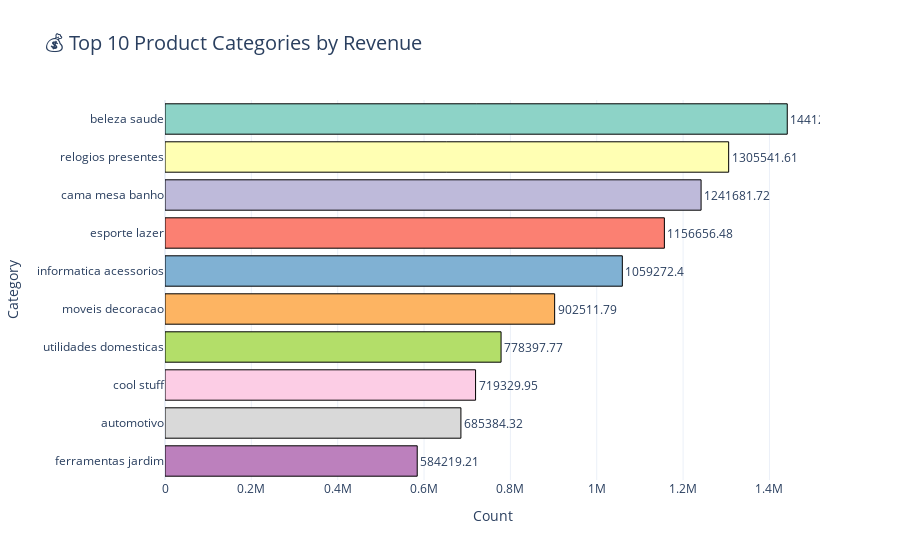

Here is the notebook cell this chart was saved with:
### Code cell
fig_product_category = px.bar(
    top_categories, 
    x="Total price", 
    y="Product category", 
    title="💰 Top 10 Product Categories by Revenue", 
    labels={"Total price": "Revenue", "Product category": "Category"},
    orientation="h",
    text="Total price",
    color="Product category",
    color_discrete_sequence=px.colors.qualitative.Set3,
)

fig_product_category.update_layout(
    title_font_size=20,
    xaxis_title="Count",
    yaxis_title="Category",
    template="plotly_white",
    plot_bgcolor="rgba(0,0,0,0)",
    xaxis_tickangle=0,
    showlegend=False
)

fig_product_category.update_traces(
    textposition="outside",
    marker=dict(line=dict(width=1, color="black"))
)

fig_product_category

### Figure 1 — Plotly figure (JSON) as saved in the notebook; plotly's stock layout.template omitted (floating-point values rounded to 4 significant figures)
{"data": [{"alignmentgroup": "True", "hovertemplate": "Category=%{y}<br>Revenue=%{text}<extra></extra>", "legendgroup": "beleza saude", "marker": {"color": "rgb(141,211,199)", "line": {"color": "black", "width": 1}, "pattern": {"shape": ""}}, "name": "beleza saude", "offsetgroup": "beleza saude", "orientation": "h", "showlegend": true, "text": [1441000.0], "textposition": "outside", "type": "bar", "x": [1441000.0], "xaxis": "x", "y": ["beleza saude"], "yaxis": "y"}, {"alignmentgroup": "True", "hovertemplate": "Category=%{y}<br>Revenue=%{text}<extra></extra>", "legendgroup": "relogios presentes", "marker": {"color": "rgb(255,255,179)", "line": {"color": "black", "width": 1}, "pattern": {"shape": ""}}, "name": "relogios presentes", "offsetgroup": "relogios presentes", "orientation": "h", "showlegend": true, "text": [1306000.0], "textposition": "outside", "type": "bar", "x": [1306000.0], "xaxis": "x", "y": ["relogios presentes"], "yaxis": "y"}, {"alignmentgroup": "True", "hovertemplate": "Category=%{y}<br>Revenue=%{text}<extra></extra>", "legendgroup": "cama mesa banho", "marker": {"color": "rgb(190,186,218)", "line": {"color": "black", "width": 1}, "pattern": {"shape": ""}}, "name": "cama mesa banho", "offsetgroup": "cama mesa banho", "orientation": "h", "showlegend": true, "text": [1242000.0], "textposition": "outside", "type": "bar", "x": [1242000.0], "xaxis": "x", "y": ["cama mesa banho"], "yaxis": "y"}, {"alignmentgroup": "True", "hovertemplate": "Category=%{y}<br>Revenue=%{text}<extra></extra>", "legendgroup": "esporte lazer", "marker": {"color": "rgb(251,128,114)", "line": {"color": "black", "width": 1}, "pattern": {"shape": ""}}, "name": "esporte lazer", "offsetgroup": "esporte lazer", "orientation": "h", "showlegend": true, "text": [1157000.0], "textposition": "outside", "type": "bar", "x": [1157000.0], "xaxis": "x", "y": ["esporte lazer"], "yaxis": "y"}, {"alignmentgroup": "True", "hovertemplate": "Category=%{y}<br>Revenue=%{text}<extra></extra>", "legendgroup": "informatica acessorios", "marker": {"color": "rgb(128,177,211)", "line": {"color": "black", "width": 1}, "pattern": {"shape": ""}}, "name": "informatica acessorios", "offsetgroup": "informatica acessorios", "orientation": "h", "showlegend": true, "text": [1059000.0], "textposition": "outside", "type": "bar", "x": [1059000.0], "xaxis": "x", "y": ["informatica acessorios"], "yaxis": "y"}, {"alignmentgroup": "True", "hovertemplate": "Category=%{y}<br>Revenue=%{text}<extra></extra>", "legendgroup": "moveis decoracao", "marker": {"color": "rgb(253,180,98)", "line": {"color": "black", "width": 1}, "pattern": {"shape": ""}}, "name": "moveis decoracao", "offsetgroup": "moveis decoracao", "orientation": "h", "showlegend": true, "text": [902500.0], "textposition": "outside", "type": "bar", "x": [902500.0], "xaxis": "x", "y": ["moveis decoracao"], "yaxis": "y"}, {"alignmentgroup": "True", "hovertemplate": "Category=%{y}<br>Revenue=%{text}<extra></extra>", "legendgroup": "utilidades domesticas", "marker": {"color": "rgb(179,222,105)", "line": {"color": "black", "width": 1}, "pattern": {"shape": ""}}, "name": "utilidades domesticas", "offsetgroup": "utilidades domesticas", "orientation": "h", "showlegend": true, "text": [778400.0], "textposition": "outside", "type": "bar", "x": [778400.0], "xaxis": "x", "y": ["utilidades domesticas"], "yaxis": "y"}, {"alignmentgroup": "True", "hovertemplate": "Category=%{y}<br>Revenue=%{text}<extra></extra>", "legendgroup": "cool stuff", "marker": {"color": "rgb(252,205,229)", "line": {"color": "black", "width": 1}, "pattern": {"shape": ""}}, "name": "cool stuff", "offsetgroup": "cool stuff", "orientation": "h", "showlegend": true, "text": [719300.0], "textposition": "outside", "type": "bar", "x": [719300.0], "xaxis": "x", "y": ["cool stuff"], "yaxis": "y"}, {"alignmentgroup": "True", "hovertemplate": "Category=%{y}<br>Revenue=%{text}<extra></extra>", "legendgroup": "automotivo", "marker": {"color": "rgb(217,217,217)", "line": {"color": "black", "width": 1}, "pattern": {"shape": ""}}, "name": "automotivo", "offsetgroup": "automotivo", "orientation": "h", "showlegend": true, "text": [685400.0], "textposition": "outside", "type": "bar", "x": [685400.0], "xaxis": "x", "y": ["automotivo"], "yaxis": "y"}, {"alignmentgroup": "True", "hovertemplate": "Category=%{y}<br>Revenue=%{text}<extra></extra>", "legendgroup": "ferramentas jardim", "marker": {"color": "rgb(188,128,189)", "line": {"color": "black", "width": 1}, "pattern": {"shape": ""}}, "name": "ferramentas jardim", "offsetgroup": "ferramentas jardim", "orientation": "h", "showlegend": true, "text": [584200.0], "textposition": "outside", "type": "bar", "x": [584200.0], "xaxis": "x", "y": ["ferramentas jardim"], "yaxis": "y"}], "layout": {"barmode": "relative", "legend": {"title": {"text": "Category"}, "tracegroupgap": 0}, "plot_bgcolor": "rgba(0,0,0,0)", "showlegend": false, "title": {"font": {"size": 20}, "text": "💰 Top 10 Product Categories by Revenue"}, "xaxis": {"anchor": "y", "domain": [0, 1], "tickangle": 0, "title": {"text": "Count"}}, "yaxis": {"anchor": "x", "categoryarray": ["ferramentas jardim", "automotivo", "cool stuff", "utilidades domesticas", "moveis decoracao", "informatica acessorios", "esporte lazer", "cama mesa banho", "relogios presentes", "beleza saude"], "categoryorder": "array", "domain": [0, 1], "title": {"text": "Category"}}}}
